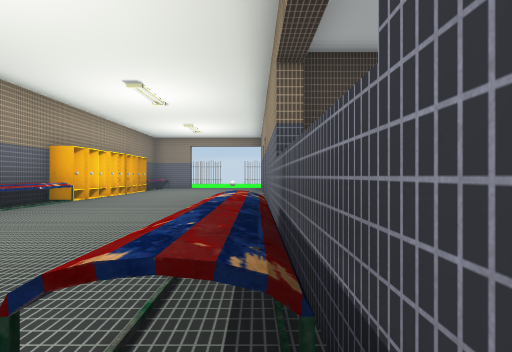
view 1 (above)

20 first-person views from a walk through a level from a Godot 3-D game. The camera is 1.5 m above the floor, looks level and sees 80° across. The floor is counted in squares, 2.08 m on a side. Each view is taken from the middle of a square. On the plan, view 1 faces up. The plan holds only what a view shows up to about 10 squares ahead; the rest is blank. The place goes on beyond the plan. Characters and animated objects are not drawn. Door leaves are left out where a doorway can be walked through. Some surface patterns are stand-ins.

view 2
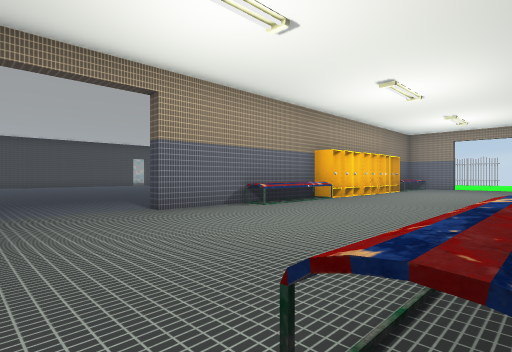

view 3
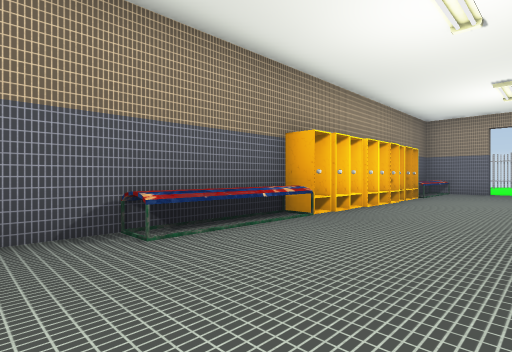

view 4
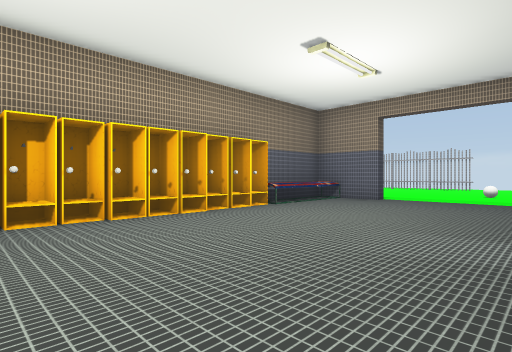

view 5
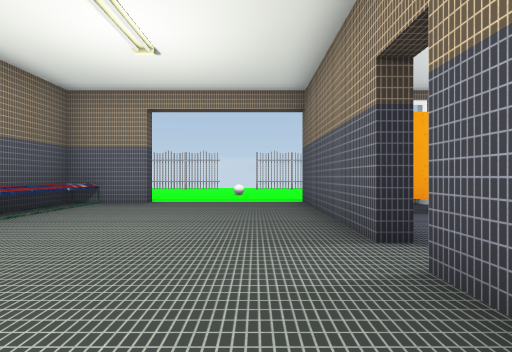

view 6
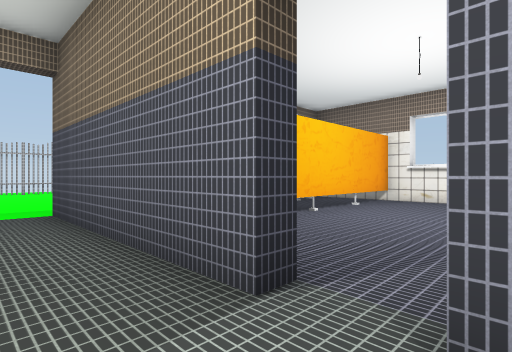

view 7
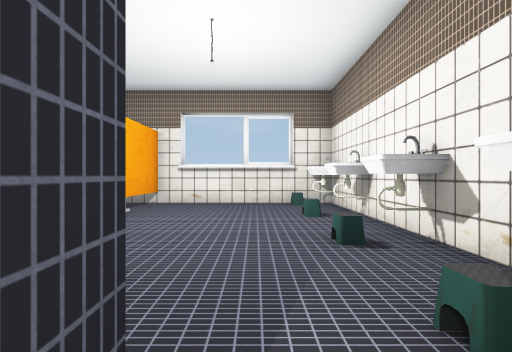

view 8
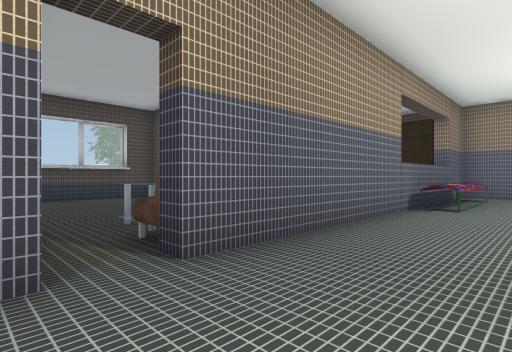

view 9
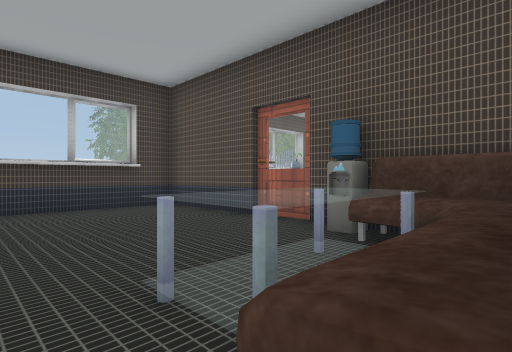

view 10
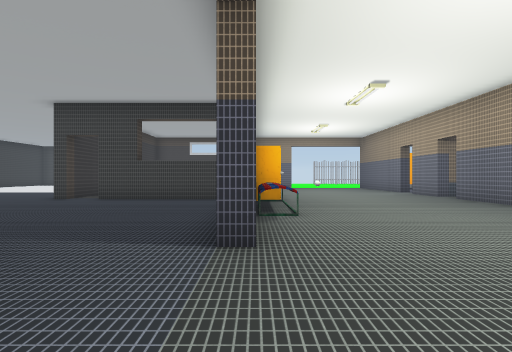

view 11
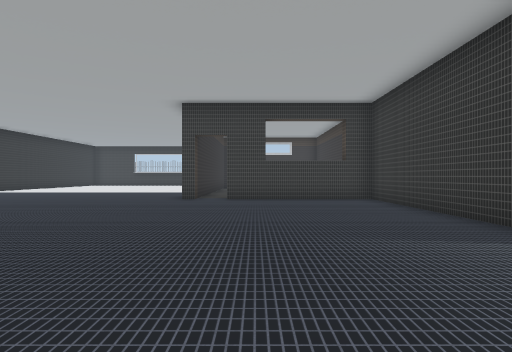

view 12
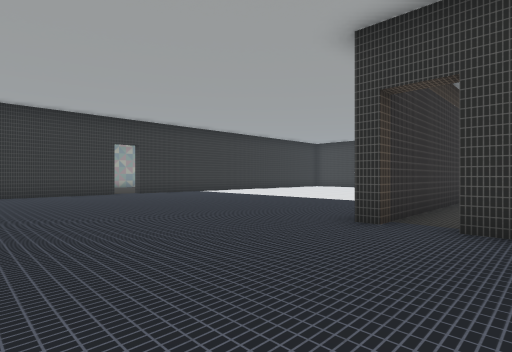

view 13
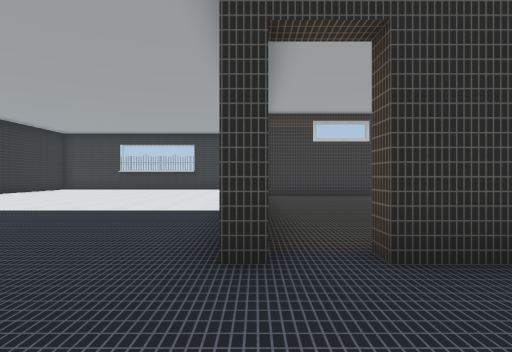

view 14
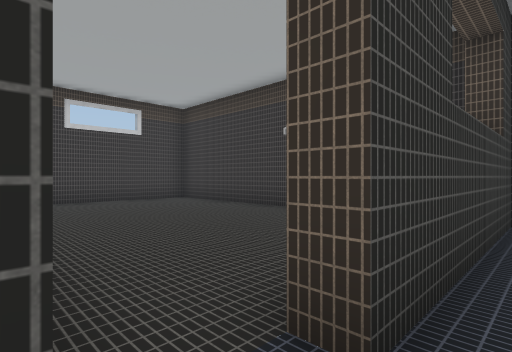

view 15
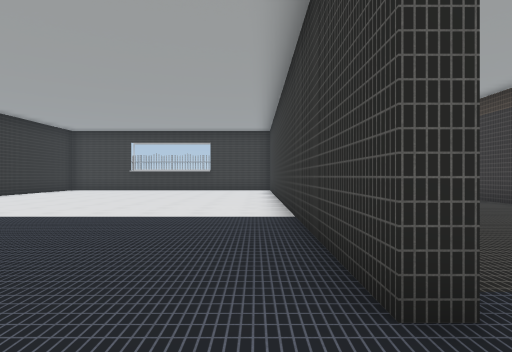

view 16
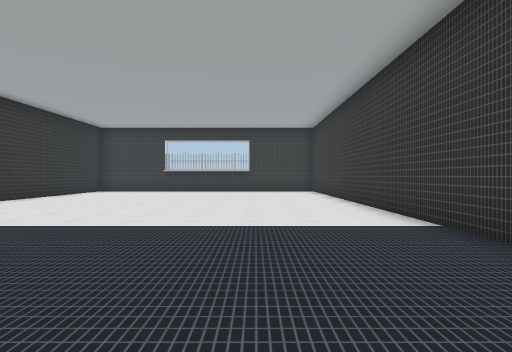

view 17
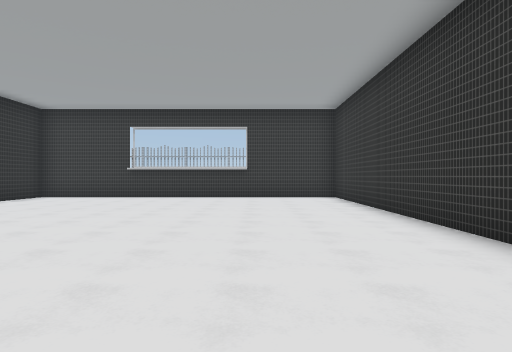

view 18
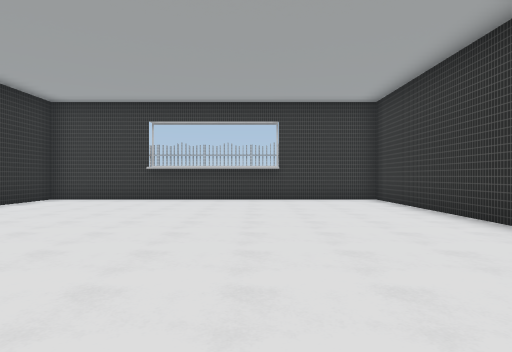

view 19
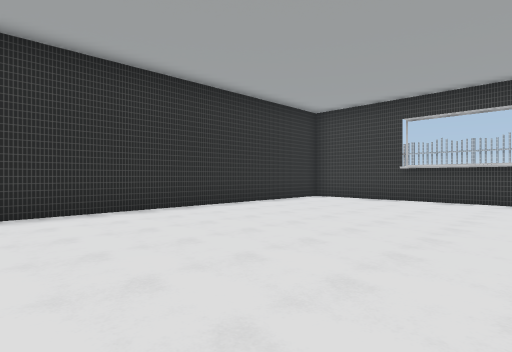

view 20
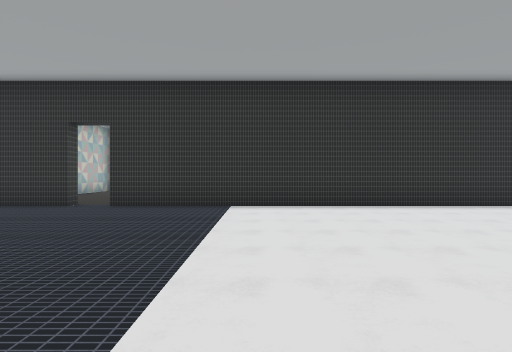

### Floor plan
Points are (right, up) in squares from view 1. A wall is a line through its corners. A room is listed if a view was taken in it or the views show most of it. See-through windows are left out.
Room 1 (views 1, 2)
walls: (0.2, 0.7) (-0.6, 0.7)
ways out: opening at (0.5, 0) to room 2
objects: other object (1, 0) to (2, 0); water cooler (3, 6)
Room 2 (views 3, 4, 5, 6, 7, 8, 9, 10, 11, 12, 13, 14, 15, 16, 17, 18, 19, 20)
walls: (-6.5, 9.5) (-10.9, 9.5); (-11.9, 9.5) (-12.3, 9.5) (-12.3, 23.4) (-22.3, 23.4) (-22.3, 10.5); (-6, 8.5) (-6, 3.1) (-6.5, 3.1); (-5.2, 5.5) (-6, 5.5); (-6.4, 4.2) (-6.4, 8.4); (-0.6, 3.9) (0.1, 3.9); (1.2, 6.3) (2.5, 6.3); (0.8, 13.3) (0.3, 13.3) (0.3, 18.5); (-3.9, 18.5) (-3.9, 18.1) (-6, 18.1) (-6, 15.5); (0.3, 0.4) (0.3, 9.6) (1.5, 9.5); (3.9, 6) (8.1, 6) (8.1, 9.4); (-22.3, 9.5) (-22.3, 6); (8.1, 12.5) (8.1, 17); (8.1, 15.6) (1.9, 15.6)
low walls: (-5.2, 8.8) (-5.2, 5.5); (-5.2, 18.1) (-5.2, 14.9); (-0.6, 2.8) (-0.6, 3.9); (0.1, 0.6) (0.1, 3.9)
ways out: opening at (0.5, 0) to room 1; opening at (-1.5, 18.2); open door at (-5, 9.5); open door at (-5, 14); gap at (-11, 10)
objects: locker (-6, 9); locker (-6, 10); locker (-6, 11) to (-5, 11); locker (-5, 12); sink (1, 11) to (2, 11); stool (1, 12); table (2, 7) to (2, 9); sink (3, 11) to (4, 11); stool (3, 12); sink (5, 11) to (6, 11); stool (6, 12); sink (7, 11) to (8, 11); stool (8, 12)

Where each view was taken, in squares from view 1:
view 1: 0 up, 0 right, facing up
view 2: 0 up, 0 right, facing up-left
view 3: 4 up, 2 left, facing up-left
view 4: 9 up, 0 right, facing up-left
view 5: 10 up, 1 left, facing up
view 6: 12 up, 1 left, facing up-right
view 7: 13 up, 0 right, facing right
view 8: 11 up, 2 left, facing down-right
view 9: 10 up, 1 right, facing down-right
view 10: 0 up, 6 left, facing up
view 11: 0 up, 10 left, facing up
view 12: 5 up, 10 left, facing up-left
view 13: 7 up, 12 left, facing up
view 14: 9 up, 12 left, facing up-right
view 15: 8 up, 13 left, facing up
view 16: 9 up, 15 left, facing up
view 17: 13 up, 15 left, facing up
view 18: 14 up, 16 left, facing up
view 19: 14 up, 16 left, facing up-left
view 20: 14 up, 15 left, facing left
